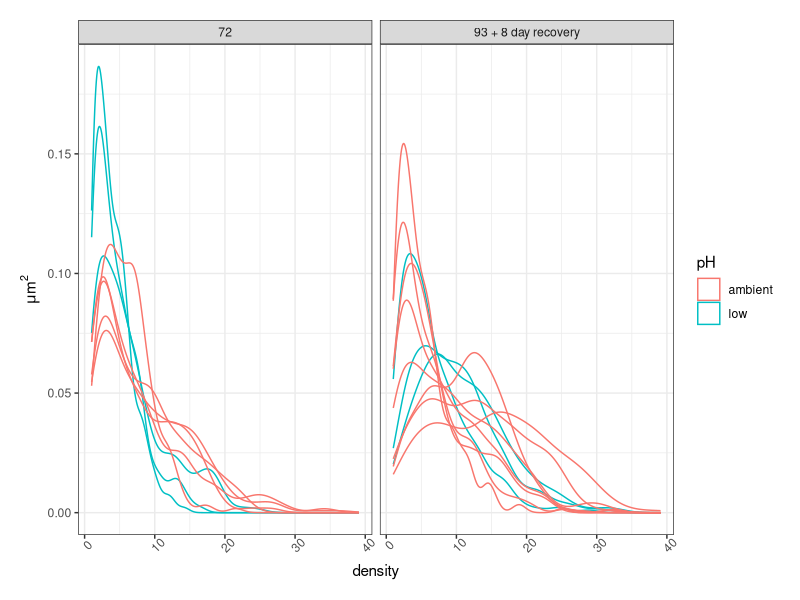
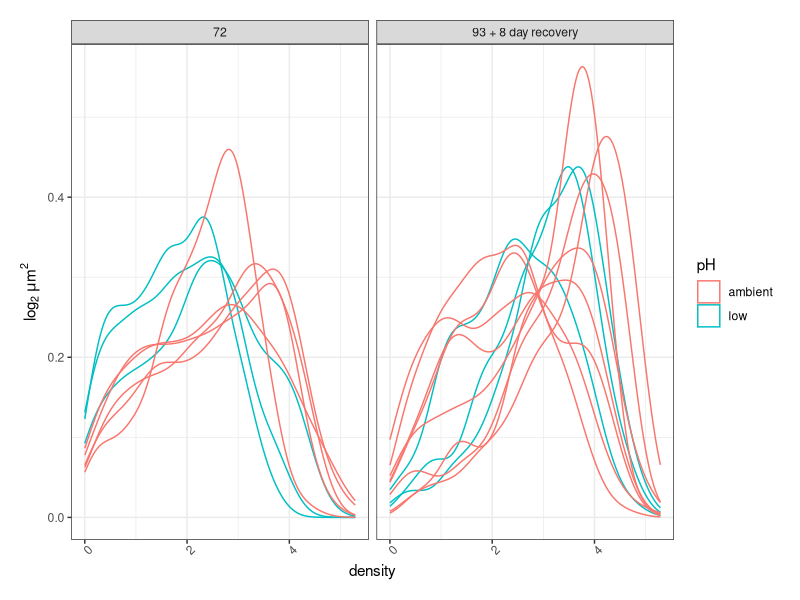
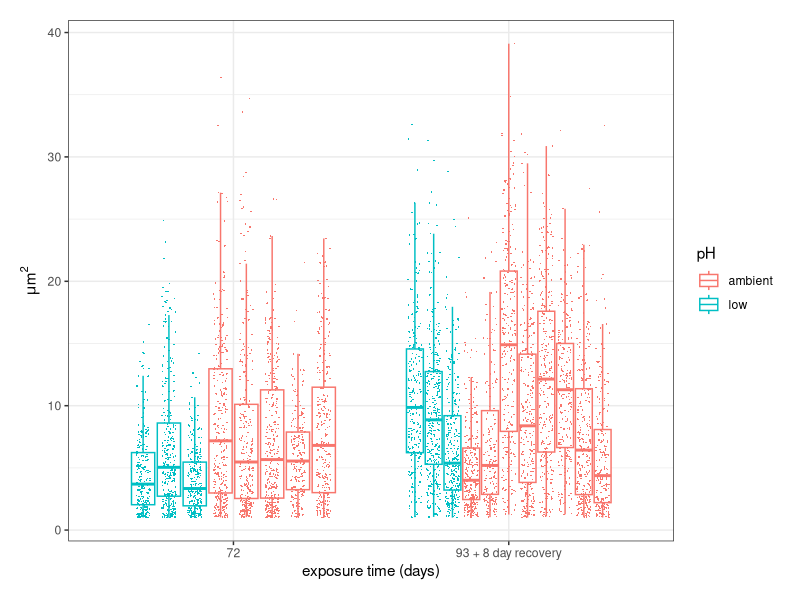
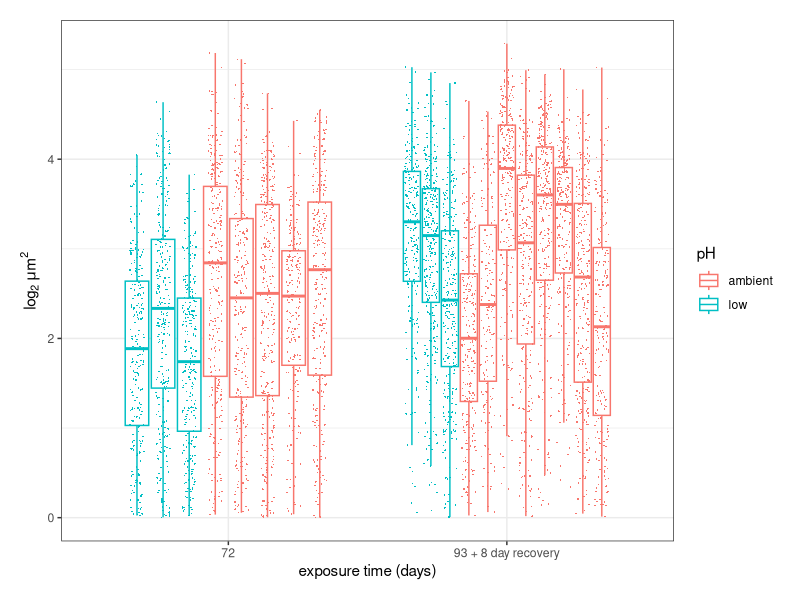
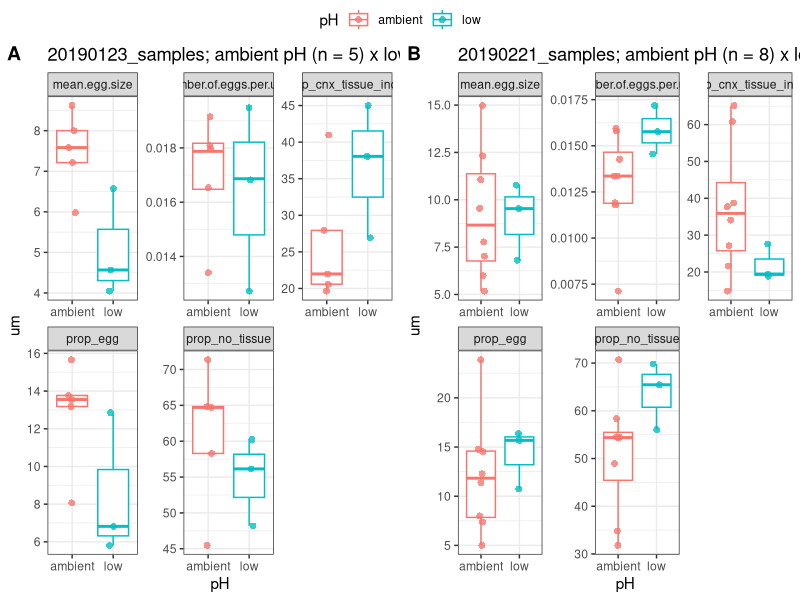
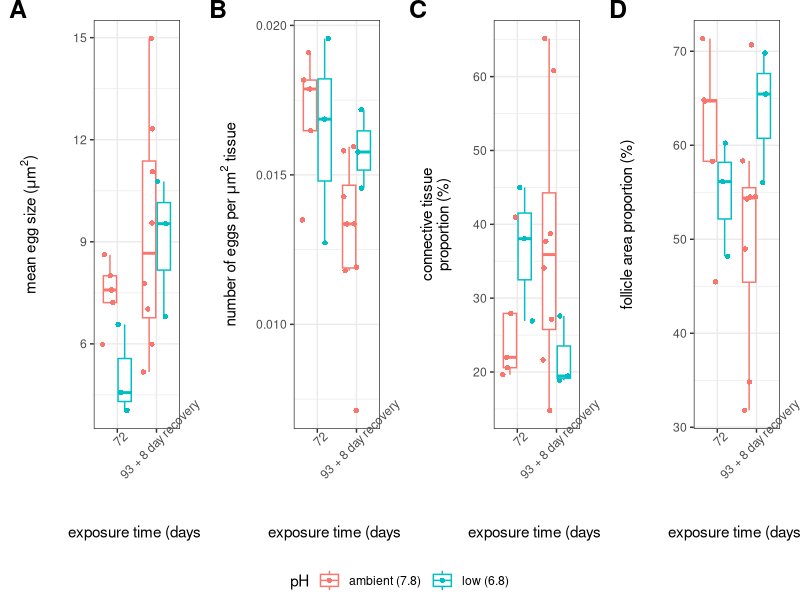

Write the R code that produced these figures, in order. (Note: this script raises an error after producing the figures.)
## ---- chunk 1
library(ggplot2)
library(ggpubr)
library(rstatix)
library(dplyr)
library(broom)
library(lme4)
## ---- chunk 2
female_data <- read.csv("../../data/histology/20200820_Female_Gonad_RESULTS.csv", stringsAsFactors = F,colClasses = c(rep("character",4),rep("numeric",7)))


egg_size <- read.csv("../../data/histology/Female_Gonad/egg_size.csv", stringsAsFactors = F, colClasses = c("character","character","numeric"))
## ---- chunk 3
#rename columns
colnames(egg_size) <- c("date", "sample_ID", "egg_size")

#merge egg size data with treatment info
egg_size_m <- merge(female_data[,c("date", "sample_ID","pH")], egg_size)

egg_size_m$date <- gsub("20190123", "72",egg_size_m$date)

egg_size_m$date <- gsub("20190221", "93 + 8 day recovery",egg_size_m$date)
## ---- chunk 4
#first check distribution
ggplot(data = egg_size_m,aes(x = egg_size, color = pH, group = sample_ID)) + geom_density() + theme_bw() + labs(x = "density", y = expression(paste(mu,"m"^2, sep = "")))+ theme(plot.margin = unit(c(rep(1,4)), "lines"), axis.text.x = element_text(angle = 45)) + facet_wrap(~date)

#it's left skewed so try log transformation
ggplot(data = egg_size_m,aes(x = log(egg_size,2), color = pH, group = sample_ID)) + geom_density() + theme_bw() + labs(x = "density", y = expression(paste(log[2]," ",mu,"m"^2, sep = "")))+ theme(plot.margin = unit(c(rep(1,4)), "lines"), axis.text.x = element_text(angle = 45)) + facet_wrap(~date)

#plot boxplots
ggplot(data = egg_size_m,aes(x = date, y = egg_size, color = pH, group = interaction(pH,date, sample_ID))) + geom_boxplot(outlier.shape = NA) + geom_point(pch = 16, size=0.2,position = position_jitterdodge(jitter.width = 0.05)) + theme_bw() + labs(x = "exposure time (days)", y = expression(paste(mu,"m"^2, sep = "")))+ theme(plot.margin = unit(c(rep(1,4)), "lines"))

#after log transformation
ggplot(data = egg_size_m,aes(x = date, y = log(egg_size,2), color = pH, group = interaction(pH,date, sample_ID))) + geom_boxplot(outlier.shape = NA) + geom_point(pch = 16, size=0.2,position = position_jitterdodge(jitter.width = 0.05)) + theme_bw() + labs(x = "exposure time (days)", y = expression(paste(log[2]," ",mu,"m"^2, sep = "")))+ theme(plot.margin = unit(c(rep(1,4)), "lines"))


summary(aov(log(egg_size,2) ~ pH * date, data = egg_size_m))
## ---- chunk 5
female_data$prop_egg <- (female_data$egg.area..based.on.ind.eggs. / female_data$total.area..um.) *100

female_data$prop_no_tissue <- (female_data$no.tissue.area / female_data$total.area..um.) *100

female_data$prop_cnx_tissue_indve <- (female_data$connective.tissue.area..egg.based.on.indiv./ female_data$total.area..um.)*100

#create column for relative # of eggs
female_data$number.of.eggs.per.um2 <- (female_data$number.of.eggs/female_data$total.area..um.)


female_data$pH_date <- paste(female_data$date, female_data$pH, sep = "_")



## ---- chunk 6
female_data_STACKED <- tidyr::gather(female_data,"metric", "um", 5:(ncol(female_data)-1))

female_data_STACKED$um <- as.numeric(female_data_STACKED$um)
## ---- chunk 7
female_data_STACKED_filt <- female_data_STACKED[grep("prop|per|mean", female_data_STACKED$metric),]

## ---- chunk 8
female_data_STACKED_filt$pH <- as.factor(female_data_STACKED_filt$pH)

female_data_STACKED_filt$date <- as.factor(female_data_STACKED_filt$date)

female_data_STACKED_filt$metric <- as.factor(female_data_STACKED_filt$metric)



## ---- chunk 9

#plot january samples
#jpeg("20190123_boxplots.jpg", width = 6, height = 6, units = "in", res = 300)
a <- ggplot(data = female_data_STACKED_filt[which(female_data_STACKED_filt$date == "20190123"),],aes(x = pH, y = um, color = pH)) + geom_boxplot(outlier.shape = NA) + facet_wrap(~metric, scale = "free") + geom_jitter(alpha=0.8,shape =16,size = 2, position= position_jitter(0.1)) + theme_bw() + ggtitle("20190123_samples; ambient pH (n = 5) x low pH (n = 3)")
#dev.off()

#plot feb samples
#jpeg("20190221_boxplots.jpg", width = 6, height = 6, units = "in", res = 300)
b <- ggplot(data = female_data_STACKED_filt[which(female_data_STACKED_filt$date == "20190221"),],aes(x = pH, y = um, color = pH)) + geom_boxplot(outlier.shape = NA) + facet_wrap(~metric, scale = "free") + geom_jitter(alpha=0.8,shape =16,size = 2, position= position_jitter(0.1)) + theme_bw() + ggtitle("20190221_samples; ambient pH (n = 8) x low pH (n = 3)")
#dev.off()

jpeg("all_samples_boxplots.jpg", width = 12, height = 6, units = "in", res = 300)
ggpubr::ggarrange(a,b,labels = "AUTO", common.legend = T)
dev.off()

#plot all samples together
#jpeg("dates_combined_boxplots.jpg", width = 6, height = 6, units = "in", res = 300)
#ggplot(data = female_data_STACKED_filt,aes(x = pH, y = um)) +geom_boxplot(aes(color = pH), outlier.shape = NA) + facet_wrap(~metric, scale = "free") + geom_jitter(aes(color = pH),alpha = 0.8,shape =16, size = 2,position= position_jitter(0.2)) + theme_bw() + ggtitle("all samples; ambient pH (n = 13) x low pH (n = 6)")
#dev.off()
## ---- chunk 10
female_data_STACKED_filt$pH <- gsub("low", "low (6.8)", female_data_STACKED_filt$pH)

female_data_STACKED_filt$pH <- gsub("ambient", "ambient (7.8)", female_data_STACKED_filt$pH)

female_data_STACKED_filt$date <- gsub("20190123", "72",female_data_STACKED_filt$date)

female_data_STACKED_filt$date <- gsub("20190221", "93 + 8 day recovery",female_data_STACKED_filt$date)
## ---- chunk 11
c <- ggplot(data = female_data_STACKED_filt[which(female_data_STACKED_filt$metric == "mean.egg.size"),],aes(x = date, y = um, color = pH, group = interaction(pH,date))) + geom_boxplot(outlier.shape = NA) + geom_point(pch = 16, position = position_jitterdodge()) + theme_bw() + labs(x = "exposure time (days)", y = expression(paste("mean egg size (",mu,"m"^2,")", sep = "")))+ theme(plot.margin = unit(c(rep(1,4)), "lines"),, axis.text.x = element_text(angle = 45))

d <- ggplot(data = female_data_STACKED_filt[which(female_data_STACKED_filt$metric == "number.of.eggs.per.um2"),],aes(x = date, y = um, color = pH, group = interaction(pH,date))) + geom_boxplot(outlier.shape = NA) + geom_point(pch = 16, position = position_jitterdodge()) + theme_bw() + labs(x = "exposure time (days)", y = expression(paste("number of eggs per ",mu,"m"^2," tissue", sep = "")))+ theme(plot.margin = unit(c(rep(1,4)), "lines"),, axis.text.x = element_text(angle = 45))

e <- ggplot(data = female_data_STACKED_filt[which(female_data_STACKED_filt$metric == "prop_cnx_tissue_indve"),],aes(x = date, y = um, color = pH, group = interaction(pH,date))) + geom_boxplot(outlier.shape = NA) + geom_point(pch = 16, position = position_jitterdodge()) + theme_bw() + labs(x = "exposure time (days)", y = "connective tissue\nproportion (%)")+ theme(plot.margin = unit(c(rep(1,4)), "lines"),, axis.text.x = element_text(angle = 45))

f <- ggplot(data = female_data_STACKED_filt[which(female_data_STACKED_filt$metric == "prop_no_tissue"),],aes(x = date, y = um, color = pH, group = interaction(pH,date))) + geom_boxplot(outlier.shape = NA) + geom_point(pch = 16, position = position_jitterdodge()) + theme_bw() + labs(x = "exposure time (days)", y = "follicle area proportion (%)") + theme(plot.margin = unit(c(rep(1,4)), "lines"), axis.text.x = element_text(angle = 45))


jpeg("all_samples_boxplots_newlabs.jpg", width = 10, height = 3, units = "in", res = 300)

ggpubr::ggarrange(c,d,e,f, labels = "AUTO", vjust = 1,common.legend = T, nrow = 1,ncol = 4,legend = "bottom", font.label = c(size = 18), align = "hv")
dev.off()
## ---- chunk 12
## egg size test---------------------------------
#egg size normality with shapiro test
female_data_STACKED_filt %>% tidyr::pivot_wider(names_from = metric,values_from = um ) %>% shapiro_test(mean.egg.size)
#  variable      statistic     p
#  <chr>             <dbl> <dbl>
#1 mean.egg.size     0.951 0.407

#levene test
female_data_STACKED_filt %>% tidyr::pivot_wider(names_from = metric,values_from = um ) %>% levene_test(mean.egg.size~pH)
# A tibble: 1 x 4
#    df1   df2 statistic     p
#  <int> <int>     <dbl> <dbl>
#1     1    17  0.000532 0.982



#try a two way ANOVA for effects of pH and time
egg_size_pHxTIME <- aov(um~date*pH, data = female_data_STACKED_filt[which(female_data_STACKED_filt$metric=="mean.egg.size"),])

summary(egg_size_pHxTIME)
#            Df Sum Sq Mean Sq F value Pr(>F)  
#date         1  31.49  31.491   4.941  0.042 *
#pH           1   6.07   6.074   0.953  0.344  
#date:pH      1   4.97   4.974   0.780  0.391  
#Residuals   15  95.60   6.373

#try a 1way anova for time effect
egg_size_TIME  <- aov(um~date, data = female_data_STACKED_filt[which(female_data_STACKED_filt$metric=="mean.egg.size"),])

summary(egg_size_TIME)

#          Df Sum Sq Mean Sq F value Pr(>F)  
#date         1  31.49  31.491    5.02 0.0387 *
#Residuals   17 106.65   6.273                 
#---
#Signif. codes:  0 ‘***’ 0.001 ‘**’ 0.01 ‘*’ 0.05 ‘.’ 0.1 ‘ ’ 1


## Date has an effect

#Does pH have an effect?
egg_size_pH  <- aov(um~pH, data = female_data_STACKED_filt[which(female_data_STACKED_filt$metric=="mean.egg.size"),])

summary(egg_size_pH)
#            Df Sum Sq Mean Sq F value Pr(>F)
#pH           1   9.36   9.361   1.236  0.282
#Residuals   17 128.78   7.575     


#is there an effect of treatment at a specific time?
egg_size_jan_pH  <- aov(um~pH, data = female_data_STACKED_filt[which(female_data_STACKED_filt$metric=="mean.egg.size" & female_data_STACKED_filt$date == "20190123"),])

#yes there is 
summary(egg_size_jan_pH)
#            Df Sum Sq Mean Sq F value Pr(>F)  
#pH           1 10.963  10.963   8.825 0.0249 *
#Residuals    6  7.453   1.242                 
#---
#Signif. codes:  0 ‘***’ 0.001 ‘**’ 0.01 ‘*’ 0.05 ‘.’ 0.1 ‘ ’ 1

#BUT NOT in the Feb group
#summary(egg_size_feb_pH)
#            Df Sum Sq Mean Sq F value Pr(>F)
#pH           1   0.08   0.085   0.009  0.928
#Residuals    9  88.14   9.794

## ---- chunk 13

wt <- female_data_STACKED_filt %>% group_by(metric) %>% wilcox_test(um ~ pH )


glm_res <- female_data_STACKED_filt %>% group_by(metric) %>% do(glm_models = glm(um ~ pH*date, data = .))

full.lmer <-  female_data_STACKED_filt %>% group_by(metric) %>% do(lmer_models = lmer(um ~ pH*date + (1|tank), data = ., REML = F))


red.lmer <-  female_data_STACKED_filt %>% group_by(metric) %>% do(lmer_models = lmer(um ~ 1 + (1|tank), data = ., REML = F))

for(i in 1:length(full.lmer$metric)){
  a <- anova(red.lmer$lmer_models[[i]], full.lmer$lmer_models[[i]])
  print(a)
}


aov_res_summ <- broom::tidy(aov_res)

wt <- wt %>% add_xy_position(x = "pH")

bxp <- ggboxplot(female_data_STACKED_filt, x = "pH", y = "um", color = "pH",facet.by = "metric", scales = "free", add = "jitter") 

jpeg("dates_combined_boxplots_pvals.jpg", width = 6, height = 6, units = "in", res = 300)
bxp + stat_pvalue_manual(wt,bracket.nudge.y = -2,label = "{p}") + scale_y_continuous(expand = expansion(mult = c(0.05, 0.1)))
dev.off()


wwt <- female_data_STACKED_filt %>% group_by(date,metric) %>% do(broom::tidy(wilcox.test(um ~ pH,data = . )))



#run stats on all data regardless of date
wt <- female_data_STACKED_filt %>% group_by(metric) %>% do(broom::tidy(wilcox.test(um ~ pH,data = . )))


#run stats on all data regardless of date
Tt <- female_data_STACKED_filt %>% group_by(metric) %>% do(broom::tidy(t.test(um ~ pH,data = . )))

aovt <- female_data_STACKED_filt %>% group_by(metric) %>% do(broom::tidy(aov(um ~ pH,data = . )))

glmt <- female_data_STACKED_filt %>% group_by(metric) %>% do(broom::tidy(glm(um ~ pH,data = . )))

## ---- chunk 14
ggplot(data = female_data, aes(x = tank,y = perc_follicle_area, group = as.factor(tank), fill = pH)) + geom_violin(trim = FALSE) + geom_boxplot(width = 0.2) + geom_jitter(shape =16, position= position_jitter(0.1)) + ylab("follicle area (%)") + theme_bw()
## ---- chunk 15
model <- aov(perc_follicle_area ~ pH * tank, data = female_data)
summary(model)
## ---- chunk 16
ggplot(data = female_data, aes(x = pH,y = perc_egg_area, group = as.factor(pH), fill = pH)) + geom_violin(trim = FALSE) + geom_boxplot(width = 0.2) + geom_jitter(shape =16, position= position_jitter(0.1)) + ylab("egg area (%)") + theme_bw()
## ---- chunk 17
pH6.8 <- subset(female_data, pH == "6.8", perc_egg_area, drop = TRUE)
pHamb <- subset(female_data, pH == "amb", perc_egg_area, drop = TRUE)
wt <- wilcox.test(pH6.8, pHamb)
print(wt$p.value)
## ---- chunk 18
ggplot(data = female_data, aes(x = tank,y = perc_egg_area, group = as.factor(tank), fill = pH)) + geom_violin(trim = FALSE) + geom_boxplot(width = 0.2) + geom_jitter(shape =16, position= position_jitter(0.1)) + ylab("egg area (%)") + theme_bw()
## ---- chunk 19
model <- aov(perc_egg_area ~ pH * tank, data = female_data)
summary(model)
## ---- chunk 20
ggplot(data = female_data, aes(x = pH,y = follicle_egg_ratio, group = as.factor(pH), fill = pH)) + geom_violin(trim = FALSE) + geom_boxplot(width = 0.2) + geom_jitter(shape =16, position= position_jitter(0.1)) + ylab("egg:follicle ratio") + theme_bw()
## ---- chunk 21
pH6.8 <- subset(female_data, pH == "6.8", follicle_egg_ratio, drop = TRUE)
pHamb <- subset(female_data, pH == "amb", follicle_egg_ratio, drop = TRUE)
wt <- wilcox.test(pH6.8, pHamb)
print(wt$p.value)

## ---- chunk 22
ggplot(data = female_data, aes(x = tank,y = follicle_egg_ratio, group = as.factor(tank), fill = pH)) + geom_violin(trim = FALSE) + geom_boxplot(width = 0.2) + geom_jitter(shape =16, position= position_jitter(0.1)) + ylab("egg:follicle ratio") + theme_bw()
## ---- chunk 23
model <- aov(follicle_egg_ratio ~ pH * tank, data = female_data)
summary(model)
